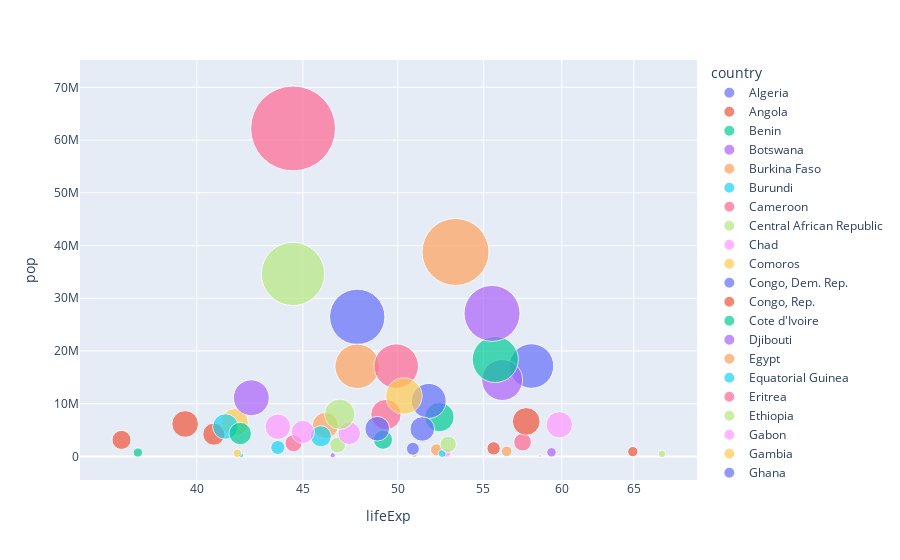

This figure's notebook cell:
### Code cell
fig = px.scatter(Assign6e.query("year==1977"), x="lifeExp", y="pop",
	         size="pop", color="country",
                 hover_name="country", log_x=True, size_max=60)
fig.show()

### Figure 1 — Plotly figure (JSON) as saved in the notebook; plotly's stock layout.template omitted (floating-point values rounded to 4 significant figures)
{"data": [{"hovertemplate": "<b>%{hovertext}</b><br><br>country=Algeria<br>lifeExp=%{x}<br>pop=%{marker.size}<extra></extra>", "hovertext": ["Algeria"], "legendgroup": "Algeria", "marker": {"color": "#636efa", "size": [17152804], "sizemode": "area", "sizeref": 17280.0, "symbol": "circle"}, "mode": "markers", "name": "Algeria", "orientation": "v", "showlegend": true, "type": "scatter", "x": [58.01], "xaxis": "x", "y": [17152804], "yaxis": "y"}, {"hovertemplate": "<b>%{hovertext}</b><br><br>country=Angola<br>lifeExp=%{x}<br>pop=%{marker.size}<extra></extra>", "hovertext": ["Angola"], "legendgroup": "Angola", "marker": {"color": "#EF553B", "size": [6162675], "sizemode": "area", "sizeref": 17280.0, "symbol": "circle"}, "mode": "markers", "name": "Angola", "orientation": "v", "showlegend": true, "type": "scatter", "x": [39.48], "xaxis": "x", "y": [6162675], "yaxis": "y"}, {"hovertemplate": "<b>%{hovertext}</b><br><br>country=Benin<br>lifeExp=%{x}<br>pop=%{marker.size}<extra></extra>", "hovertext": ["Benin"], "legendgroup": "Benin", "marker": {"color": "#00cc96", "size": [3168267], "sizemode": "area", "sizeref": 17280.0, "symbol": "circle"}, "mode": "markers", "name": "Benin", "orientation": "v", "showlegend": true, "type": "scatter", "x": [49.19], "xaxis": "x", "y": [3168267], "yaxis": "y"}, {"hovertemplate": "<b>%{hovertext}</b><br><br>country=Botswana<br>lifeExp=%{x}<br>pop=%{marker.size}<extra></extra>", "hovertext": ["Botswana"], "legendgroup": "Botswana", "marker": {"color": "#ab63fa", "size": [781472], "sizemode": "area", "sizeref": 17280.0, "symbol": "circle"}, "mode": "markers", "name": "Botswana", "orientation": "v", "showlegend": true, "type": "scatter", "x": [59.32], "xaxis": "x", "y": [781472], "yaxis": "y"}, {"hovertemplate": "<b>%{hovertext}</b><br><br>country=Burkina Faso<br>lifeExp=%{x}<br>pop=%{marker.size}<extra></extra>", "hovertext": ["Burkina Faso"], "legendgroup": "Burkina Faso", "marker": {"color": "#FFA15A", "size": [5889574], "sizemode": "area", "sizeref": 17280.0, "symbol": "circle"}, "mode": "markers", "name": "Burkina Faso", "orientation": "v", "showlegend": true, "type": "scatter", "x": [46.14], "xaxis": "x", "y": [5889574], "yaxis": "y"}, {"hovertemplate": "<b>%{hovertext}</b><br><br>country=Burundi<br>lifeExp=%{x}<br>pop=%{marker.size}<extra></extra>", "hovertext": ["Burundi"], "legendgroup": "Burundi", "marker": {"color": "#19d3f3", "size": [3834415], "sizemode": "area", "sizeref": 17280.0, "symbol": "circle"}, "mode": "markers", "name": "Burundi", "orientation": "v", "showlegend": true, "type": "scatter", "x": [45.91], "xaxis": "x", "y": [3834415], "yaxis": "y"}, {"hovertemplate": "<b>%{hovertext}</b><br><br>country=Cameroon<br>lifeExp=%{x}<br>pop=%{marker.size}<extra></extra>", "hovertext": ["Cameroon"], "legendgroup": "Cameroon", "marker": {"color": "#FF6692", "size": [7959865], "sizemode": "area", "sizeref": 17280.0, "symbol": "circle"}, "mode": "markers", "name": "Cameroon", "orientation": "v", "showlegend": true, "type": "scatter", "x": [49.35], "xaxis": "x", "y": [7959865], "yaxis": "y"}, {"hovertemplate": "<b>%{hovertext}</b><br><br>country=Central African Republic<br>lifeExp=%{x}<br>pop=%{marker.size}<extra></extra>", "hovertext": ["Central African Republic"], "legendgroup": "Central African Republic", "marker": {"color": "#B6E880", "size": [2167533], "sizemode": "area", "sizeref": 17280.0, "symbol": "circle"}, "mode": "markers", "name": "Central African Republic", "orientation": "v", "showlegend": true, "type": "scatter", "x": [46.77], "xaxis": "x", "y": [2167533], "yaxis": "y"}, {"hovertemplate": "<b>%{hovertext}</b><br><br>country=Chad<br>lifeExp=%{x}<br>pop=%{marker.size}<extra></extra>", "hovertext": ["Chad"], "legendgroup": "Chad", "marker": {"color": "#FF97FF", "size": [4388260], "sizemode": "area", "sizeref": 17280.0, "symbol": "circle"}, "mode": "markers", "name": "Chad", "orientation": "v", "showlegend": true, "type": "scatter", "x": [47.38], "xaxis": "x", "y": [4388260], "yaxis": "y"}, {"hovertemplate": "<b>%{hovertext}</b><br><br>country=Comoros<br>lifeExp=%{x}<br>pop=%{marker.size}<extra></extra>", "hovertext": ["Comoros"], "legendgroup": "Comoros", "marker": {"color": "#FECB52", "size": [304739], "sizemode": "area", "sizeref": 17280.0, "symbol": "circle"}, "mode": "markers", "name": "Comoros", "orientation": "v", "showlegend": true, "type": "scatter", "x": [50.94], "xaxis": "x", "y": [304739], "yaxis": "y"}, {"hovertemplate": "<b>%{hovertext}</b><br><br>country=Congo, Dem. Rep.<br>lifeExp=%{x}<br>pop=%{marker.size}<extra></extra>", "hovertext": ["Congo, Dem. Rep."], "legendgroup": "Congo, Dem. Rep.", "marker": {"color": "#636efa", "size": [26480870], "sizemode": "area", "sizeref": 17280.0, "symbol": "circle"}, "mode": "markers", "name": "Congo, Dem. Rep.", "orientation": "v", "showlegend": true, "type": "scatter", "x": [47.8], "xaxis": "x", "y": [26480870], "yaxis": "y"}, {"hovertemplate": "<b>%{hovertext}</b><br><br>country=Congo, Rep.<br>lifeExp=%{x}<br>pop=%{marker.size}<extra></extra>", "hovertext": ["Congo, Rep."], "legendgroup": "Congo, Rep.", "marker": {"color": "#EF553B", "size": [1536769], "sizemode": "area", "sizeref": 17280.0, "symbol": "circle"}, "mode": "markers", "name": "Congo, Rep.", "orientation": "v", "showlegend": true, "type": "scatter", "x": [55.62], "xaxis": "x", "y": [1536769], "yaxis": "y"}, {"hovertemplate": "<b>%{hovertext}</b><br><br>country=Cote d'Ivoire<br>lifeExp=%{x}<br>pop=%{marker.size}<extra></extra>", "hovertext": ["Cote d'Ivoire"], "legendgroup": "Cote d'Ivoire", "marker": {"color": "#00cc96", "size": [7459574], "sizemode": "area", "sizeref": 17280.0, "symbol": "circle"}, "mode": "markers", "name": "Cote d'Ivoire", "orientation": "v", "showlegend": true, "type": "scatter", "x": [52.37], "xaxis": "x", "y": [7459574], "yaxis": "y"}, {"hovertemplate": "<b>%{hovertext}</b><br><br>country=Djibouti<br>lifeExp=%{x}<br>pop=%{marker.size}<extra></extra>", "hovertext": ["Djibouti"], "legendgroup": "Djibouti", "marker": {"color": "#ab63fa", "size": [228694], "sizemode": "area", "sizeref": 17280.0, "symbol": "circle"}, "mode": "markers", "name": "Djibouti", "orientation": "v", "showlegend": true, "type": "scatter", "x": [46.52], "xaxis": "x", "y": [228694], "yaxis": "y"}, {"hovertemplate": "<b>%{hovertext}</b><br><br>country=Egypt<br>lifeExp=%{x}<br>pop=%{marker.size}<extra></extra>", "hovertext": ["Egypt"], "legendgroup": "Egypt", "marker": {"color": "#FFA15A", "size": [38783863], "sizemode": "area", "sizeref": 17280.0, "symbol": "circle"}, "mode": "markers", "name": "Egypt", "orientation": "v", "showlegend": true, "type": "scatter", "x": [53.32], "xaxis": "x", "y": [38783863], "yaxis": "y"}, {"hovertemplate": "<b>%{hovertext}</b><br><br>country=Equatorial Guinea<br>lifeExp=%{x}<br>pop=%{marker.size}<extra></extra>", "hovertext": ["Equatorial Guinea"], "legendgroup": "Equatorial Guinea", "marker": {"color": "#19d3f3", "size": [192675], "sizemode": "area", "sizeref": 17280.0, "symbol": "circle"}, "mode": "markers", "name": "Equatorial Guinea", "orientation": "v", "showlegend": true, "type": "scatter", "x": [42.02], "xaxis": "x", "y": [192675], "yaxis": "y"}, {"hovertemplate": "<b>%{hovertext}</b><br><br>country=Eritrea<br>lifeExp=%{x}<br>pop=%{marker.size}<extra></extra>", "hovertext": ["Eritrea"], "legendgroup": "Eritrea", "marker": {"color": "#FF6692", "size": [2512642], "sizemode": "area", "sizeref": 17280.0, "symbol": "circle"}, "mode": "markers", "name": "Eritrea", "orientation": "v", "showlegend": true, "type": "scatter", "x": [44.53], "xaxis": "x", "y": [2512642], "yaxis": "y"}, {"hovertemplate": "<b>%{hovertext}</b><br><br>country=Ethiopia<br>lifeExp=%{x}<br>pop=%{marker.size}<extra></extra>", "hovertext": ["Ethiopia"], "legendgroup": "Ethiopia", "marker": {"color": "#B6E880", "size": [34617799], "sizemode": "area", "sizeref": 17280.0, "symbol": "circle"}, "mode": "markers", "name": "Ethiopia", "orientation": "v", "showlegend": true, "type": "scatter", "x": [44.51], "xaxis": "x", "y": [34617799], "yaxis": "y"}, {"hovertemplate": "<b>%{hovertext}</b><br><br>country=Gabon<br>lifeExp=%{x}<br>pop=%{marker.size}<extra></extra>", "hovertext": ["Gabon"], "legendgroup": "Gabon", "marker": {"color": "#FF97FF", "size": [706367], "sizemode": "area", "sizeref": 17280.0, "symbol": "circle"}, "mode": "markers", "name": "Gabon", "orientation": "v", "showlegend": true, "type": "scatter", "x": [52.79], "xaxis": "x", "y": [706367], "yaxis": "y"}, {"hovertemplate": "<b>%{hovertext}</b><br><br>country=Gambia<br>lifeExp=%{x}<br>pop=%{marker.size}<extra></extra>", "hovertext": ["Gambia"], "legendgroup": "Gambia", "marker": {"color": "#FECB52", "size": [608274], "sizemode": "area", "sizeref": 17280.0, "symbol": "circle"}, "mode": "markers", "name": "Gambia", "orientation": "v", "showlegend": true, "type": "scatter", "x": [41.84], "xaxis": "x", "y": [608274], "yaxis": "y"}, {"hovertemplate": "<b>%{hovertext}</b><br><br>country=Ghana<br>lifeExp=%{x}<br>pop=%{marker.size}<extra></extra>", "hovertext": ["Ghana"], "legendgroup": "Ghana", "marker": {"color": "#636efa", "size": [10538093], "sizemode": "area", "sizeref": 17280.0, "symbol": "circle"}, "mode": "markers", "name": "Ghana", "orientation": "v", "showlegend": true, "type": "scatter", "x": [51.76], "xaxis": "x", "y": [10538093], "yaxis": "y"}, {"hovertemplate": "<b>%{hovertext}</b><br><br>country=Guinea<br>lifeExp=%{x}<br>pop=%{marker.size}<extra></extra>", "hovertext": ["Guinea"], "legendgroup": "Guinea", "marker": {"color": "#EF553B", "size": [4227026], "sizemode": "area", "sizeref": 17280.0, "symbol": "circle"}, "mode": "markers", "name": "Guinea", "orientation": "v", "showlegend": true, "type": "scatter", "x": [40.76], "xaxis": "x", "y": [4227026], "yaxis": "y"}, {"hovertemplate": "<b>%{hovertext}</b><br><br>country=Guinea-Bissau<br>lifeExp=%{x}<br>pop=%{marker.size}<extra></extra>", "hovertext": ["Guinea-Bissau"], "legendgroup": "Guinea-Bissau", "marker": {"color": "#00cc96", "size": [745228], "sizemode": "area", "sizeref": 17280.0, "symbol": "circle"}, "mode": "markers", "name": "Guinea-Bissau", "orientation": "v", "showlegend": true, "type": "scatter", "x": [37.47], "xaxis": "x", "y": [745228], "yaxis": "y"}, {"hovertemplate": "<b>%{hovertext}</b><br><br>country=Kenya<br>lifeExp=%{x}<br>pop=%{marker.size}<extra></extra>", "hovertext": ["Kenya"], "legendgroup": "Kenya", "marker": {"color": "#ab63fa", "size": [14500404], "sizemode": "area", "sizeref": 17280.0, "symbol": "circle"}, "mode": "markers", "name": "Kenya", "orientation": "v", "showlegend": true, "type": "scatter", "x": [56.16], "xaxis": "x", "y": [14500404], "yaxis": "y"}, {"hovertemplate": "<b>%{hovertext}</b><br><br>country=Lesotho<br>lifeExp=%{x}<br>pop=%{marker.size}<extra></extra>", "hovertext": ["Lesotho"], "legendgroup": "Lesotho", "marker": {"color": "#FFA15A", "size": [1251524], "sizemode": "area", "sizeref": 17280.0, "symbol": "circle"}, "mode": "markers", "name": "Lesotho", "orientation": "v", "showlegend": true, "type": "scatter", "x": [52.21], "xaxis": "x", "y": [1251524], "yaxis": "y"}, {"hovertemplate": "<b>%{hovertext}</b><br><br>country=Liberia<br>lifeExp=%{x}<br>pop=%{marker.size}<extra></extra>", "hovertext": ["Liberia"], "legendgroup": "Liberia", "marker": {"color": "#19d3f3", "size": [1703617], "sizemode": "area", "sizeref": 17280.0, "symbol": "circle"}, "mode": "markers", "name": "Liberia", "orientation": "v", "showlegend": true, "type": "scatter", "x": [43.76], "xaxis": "x", "y": [1703617], "yaxis": "y"}, {"hovertemplate": "<b>%{hovertext}</b><br><br>country=Libya<br>lifeExp=%{x}<br>pop=%{marker.size}<extra></extra>", "hovertext": ["Libya"], "legendgroup": "Libya", "marker": {"color": "#FF6692", "size": [2721783], "sizemode": "area", "sizeref": 17280.0, "symbol": "circle"}, "mode": "markers", "name": "Libya", "orientation": "v", "showlegend": true, "type": "scatter", "x": [57.44], "xaxis": "x", "y": [2721783], "yaxis": "y"}, {"hovertemplate": "<b>%{hovertext}</b><br><br>country=Madagascar<br>lifeExp=%{x}<br>pop=%{marker.size}<extra></extra>", "hovertext": ["Madagascar"], "legendgroup": "Madagascar", "marker": {"color": "#B6E880", "size": [8007166], "sizemode": "area", "sizeref": 17280.0, "symbol": "circle"}, "mode": "markers", "name": "Madagascar", "orientation": "v", "showlegend": true, "type": "scatter", "x": [46.88], "xaxis": "x", "y": [8007166], "yaxis": "y"}, {"hovertemplate": "<b>%{hovertext}</b><br><br>country=Malawi<br>lifeExp=%{x}<br>pop=%{marker.size}<extra></extra>", "hovertext": ["Malawi"], "legendgroup": "Malawi", "marker": {"color": "#FF97FF", "size": [5637246], "sizemode": "area", "sizeref": 17280.0, "symbol": "circle"}, "mode": "markers", "name": "Malawi", "orientation": "v", "showlegend": true, "type": "scatter", "x": [43.77], "xaxis": "x", "y": [5637246], "yaxis": "y"}, {"hovertemplate": "<b>%{hovertext}</b><br><br>country=Mali<br>lifeExp=%{x}<br>pop=%{marker.size}<extra></extra>", "hovertext": ["Mali"], "legendgroup": "Mali", "marker": {"color": "#FECB52", "size": [6491649], "sizemode": "area", "sizeref": 17280.0, "symbol": "circle"}, "mode": "markers", "name": "Mali", "orientation": "v", "showlegend": true, "type": "scatter", "x": [41.71], "xaxis": "x", "y": [6491649], "yaxis": "y"}, {"hovertemplate": "<b>%{hovertext}</b><br><br>country=Mauritania<br>lifeExp=%{x}<br>pop=%{marker.size}<extra></extra>", "hovertext": ["Mauritania"], "legendgroup": "Mauritania", "marker": {"color": "#636efa", "size": [1456688], "sizemode": "area", "sizeref": 17280.0, "symbol": "circle"}, "mode": "markers", "name": "Mauritania", "orientation": "v", "showlegend": true, "type": "scatter", "x": [50.85], "xaxis": "x", "y": [1456688], "yaxis": "y"}, {"hovertemplate": "<b>%{hovertext}</b><br><br>country=Mauritius<br>lifeExp=%{x}<br>pop=%{marker.size}<extra></extra>", "hovertext": ["Mauritius"], "legendgroup": "Mauritius", "marker": {"color": "#EF553B", "size": [913025], "sizemode": "area", "sizeref": 17280.0, "symbol": "circle"}, "mode": "markers", "name": "Mauritius", "orientation": "v", "showlegend": true, "type": "scatter", "x": [64.93], "xaxis": "x", "y": [913025], "yaxis": "y"}, {"hovertemplate": "<b>%{hovertext}</b><br><br>country=Morocco<br>lifeExp=%{x}<br>pop=%{marker.size}<extra></extra>", "hovertext": ["Morocco"], "legendgroup": "Morocco", "marker": {"color": "#00cc96", "size": [18396941], "sizemode": "area", "sizeref": 17280.0, "symbol": "circle"}, "mode": "markers", "name": "Morocco", "orientation": "v", "showlegend": true, "type": "scatter", "x": [55.73], "xaxis": "x", "y": [18396941], "yaxis": "y"}, {"hovertemplate": "<b>%{hovertext}</b><br><br>country=Mozambique<br>lifeExp=%{x}<br>pop=%{marker.size}<extra></extra>", "hovertext": ["Mozambique"], "legendgroup": "Mozambique", "marker": {"color": "#ab63fa", "size": [11127868], "sizemode": "area", "sizeref": 17280.0, "symbol": "circle"}, "mode": "markers", "name": "Mozambique", "orientation": "v", "showlegend": true, "type": "scatter", "x": [42.49], "xaxis": "x", "y": [11127868], "yaxis": "y"}, {"hovertemplate": "<b>%{hovertext}</b><br><br>country=Namibia<br>lifeExp=%{x}<br>pop=%{marker.size}<extra></extra>", "hovertext": ["Namibia"], "legendgroup": "Namibia", "marker": {"color": "#FFA15A", "size": [977026], "sizemode": "area", "sizeref": 17280.0, "symbol": "circle"}, "mode": "markers", "name": "Namibia", "orientation": "v", "showlegend": true, "type": "scatter", "x": [56.44], "xaxis": "x", "y": [977026], "yaxis": "y"}, {"hovertemplate": "<b>%{hovertext}</b><br><br>country=Niger<br>lifeExp=%{x}<br>pop=%{marker.size}<extra></extra>", "hovertext": ["Niger"], "legendgroup": "Niger", "marker": {"color": "#19d3f3", "size": [5682086], "sizemode": "area", "sizeref": 17280.0, "symbol": "circle"}, "mode": "markers", "name": "Niger", "orientation": "v", "showlegend": true, "type": "scatter", "x": [41.29], "xaxis": "x", "y": [5682086], "yaxis": "y"}, {"hovertemplate": "<b>%{hovertext}</b><br><br>country=Nigeria<br>lifeExp=%{x}<br>pop=%{marker.size}<extra></extra>", "hovertext": ["Nigeria"], "legendgroup": "Nigeria", "marker": {"color": "#FF6692", "size": [62209173], "sizemode": "area", "sizeref": 17280.0, "symbol": "circle"}, "mode": "markers", "name": "Nigeria", "orientation": "v", "showlegend": true, "type": "scatter", "x": [44.51], "xaxis": "x", "y": [62209173], "yaxis": "y"}, {"hovertemplate": "<b>%{hovertext}</b><br><br>country=Reunion<br>lifeExp=%{x}<br>pop=%{marker.size}<extra></extra>", "hovertext": ["Reunion"], "legendgroup": "Reunion", "marker": {"color": "#B6E880", "size": [492095], "sizemode": "area", "sizeref": 17280.0, "symbol": "circle"}, "mode": "markers", "name": "Reunion", "orientation": "v", "showlegend": true, "type": "scatter", "x": [67.06], "xaxis": "x", "y": [492095], "yaxis": "y"}, {"hovertemplate": "<b>%{hovertext}</b><br><br>country=Rwanda<br>lifeExp=%{x}<br>pop=%{marker.size}<extra></extra>", "hovertext": ["Rwanda"], "legendgroup": "Rwanda", "marker": {"color": "#FF97FF", "size": [4657072], "sizemode": "area", "sizeref": 17280.0, "symbol": "circle"}, "mode": "markers", "name": "Rwanda", "orientation": "v", "showlegend": true, "type": "scatter", "x": [45], "xaxis": "x", "y": [4657072], "yaxis": "y"}, {"hovertemplate": "<b>%{hovertext}</b><br><br>country=Sao Tome and Principe<br>lifeExp=%{x}<br>pop=%{marker.size}<extra></extra>", "hovertext": ["Sao Tome and Principe"], "legendgroup": "Sao Tome and Principe", "marker": {"color": "#FECB52", "size": [86796], "sizemode": "area", "sizeref": 17280.0, "symbol": "circle"}, "mode": "markers", "name": "Sao Tome and Principe", "orientation": "v", "showlegend": true, "type": "scatter", "x": [58.55], "xaxis": "x", "y": [86796], "yaxis": "y"}, {"hovertemplate": "<b>%{hovertext}</b><br><br>country=Senegal<br>lifeExp=%{x}<br>pop=%{marker.size}<extra></extra>", "hovertext": ["Senegal"], "legendgroup": "Senegal", "marker": {"color": "#636efa", "size": [5260855], "sizemode": "area", "sizeref": 17280.0, "symbol": "circle"}, "mode": "markers", "name": "Senegal", "orientation": "v", "showlegend": true, "type": "scatter", "x": [48.88], "xaxis": "x", "y": [5260855], "yaxis": "y"}, {"hovertemplate": "<b>%{hovertext}</b><br><br>country=Sierra Leone<br>lifeExp=%{x}<br>pop=%{marker.size}<extra></extra>", "hovertext": ["Sierra Leone"], "legendgroup": "Sierra Leone", "marker": {"color": "#EF553B", "size": [3140897], "sizemode": "area", "sizeref": 17280.0, "symbol": "circle"}, "mode": "markers", "name": "Sierra Leone", "orientation": "v", "showlegend": true, "type": "scatter", "x": [36.79], "xaxis": "x", "y": [3140897], "yaxis": "y"}, {"hovertemplate": "<b>%{hovertext}</b><br><br>country=Somalia<br>lifeExp=%{x}<br>pop=%{marker.size}<extra></extra>", "hovertext": ["Somalia"], "legendgroup": "Somalia", "marker": {"color": "#00cc96", "size": [4353666], "sizemode": "area", "sizeref": 17280.0, "symbol": "circle"}, "mode": "markers", "name": "Somalia", "orientation": "v", "showlegend": true, "type": "scatter", "x": [41.97], "xaxis": "x", "y": [4353666], "yaxis": "y"}, {"hovertemplate": "<b>%{hovertext}</b><br><br>country=South Africa<br>lifeExp=%{x}<br>pop=%{marker.size}<extra></extra>", "hovertext": ["South Africa"], "legendgroup": "South Africa", "marker": {"color": "#ab63fa", "size": [27129932], "sizemode": "area", "sizeref": 17280.0, "symbol": "circle"}, "mode": "markers", "name": "South Africa", "orientation": "v", "showlegend": true, "type": "scatter", "x": [55.53], "xaxis": "x", "y": [27129932], "yaxis": "y"}, {"hovertemplate": "<b>%{hovertext}</b><br><br>country=Sudan<br>lifeExp=%{x}<br>pop=%{marker.size}<extra></extra>", "hovertext": ["Sudan"], "legendgroup": "Sudan", "marker": {"color": "#FFA15A", "size": [17104986], "sizemode": "area", "sizeref": 17280.0, "symbol": "circle"}, "mode": "markers", "name": "Sudan", "orientation": "v", "showlegend": true, "type": "scatter", "x": [47.8], "xaxis": "x", "y": [17104986], "yaxis": "y"}, {"hovertemplate": "<b>%{hovertext}</b><br><br>country=Swaziland<br>lifeExp=%{x}<br>pop=%{marker.size}<extra></extra>", "hovertext": ["Swaziland"], "legendgroup": "Swaziland", "marker": {"color": "#19d3f3", "size": [551425], "sizemode": "area", "sizeref": 17280.0, "symbol": "circle"}, "mode": "markers", "name": "Swaziland", "orientation": "v", "showlegend": true, "type": "scatter", "x": [52.54], "xaxis": "x", "y": [551425], "yaxis": "y"}, {"hovertemplate": "<b>%{hovertext}</b><br><br>country=Tanzania<br>lifeExp=%{x}<br>pop=%{marker.size}<extra></extra>", "hovertext": ["Tanzania"], "legendgroup": "Tanzania", "marker": {"color": "#FF6692", "size": [17129565], "sizemode": "area", "sizeref": 17280.0, "symbol": "circle"}, "mode": "markers", "name": "Tanzania", "orientation": "v", "showlegend": true, "type": "scatter", "x": [49.92], "xaxis": "x", "y": [17129565], "yaxis": "y"}, {"hovertemplate": "<b>%{hovertext}</b><br><br>country=Togo<br>lifeExp=%{x}<br>pop=%{marker.size}<extra></extra>", "hovertext": ["Togo"], "legendgroup": "Togo", "marker": {"color": "#B6E880", "size": [2308582], "sizemode": "area", "sizeref": 17280.0, "symbol": "circle"}, "mode": "markers", "name": "Togo", "orientation": "v", "showlegend": true, "type": "scatter", "x": [52.89], "xaxis": "x", "y": [2308582], "yaxis": "y"}, {"hovertemplate": "<b>%{hovertext}</b><br><br>country=Tunisia<br>lifeExp=%{x}<br>pop=%{marker.size}<extra></extra>", "hovertext": ["Tunisia"], "legendgroup": "Tunisia", "marker": {"color": "#FF97FF", "size": [6005061], "sizemode": "area", "sizeref": 17280.0, "symbol": "circle"}, "mode": "markers", "name": "Tunisia", "orientation": "v", "showlegend": true, "type": "scatter", "x": [59.84], "xaxis": "x", "y": [6005061], "yaxis": "y"}, {"hovertemplate": "<b>%{hovertext}</b><br><br>country=Uganda<br>lifeExp=%{x}<br>pop=%{marker.size}<extra></extra>", "hovertext": ["Uganda"], "legendgroup": "Uganda", "marker": {"color": "#FECB52", "size": [11457758], "sizemode": "area", "sizeref": 17280.0, "symbol": "circle"}, "mode": "markers", "name": "Uganda", "orientation": "v", "showlegend": true, "type": "scatter", "x": [50.35], "xaxis": "x", "y": [11457758], "yaxis": "y"}, {"hovertemplate": "<b>%{hovertext}</b><br><br>country=Zambia<br>lifeExp=%{x}<br>pop=%{marker.size}<extra></extra>", "hovertext": ["Zambia"], "legendgroup": "Zambia", "marker": {"color": "#636efa", "size": [5216550], "sizemode": "area", "sizeref": 17280.0, "symbol": "circle"}, "mode": "markers", "name": "Zambia", "orientation": "v", "showlegend": true, "type": "scatter", "x": [51.39], "xaxis": "x", "y": [5216550], "yaxis": "y"}, {"hovertemplate": "<b>%{hovertext}</b><br><br>country=Zimbabwe<br>lifeExp=%{x}<br>pop=%{marker.size}<extra></extra>", "hovertext": ["Zimbabwe"], "legendgroup": "Zimbabwe", "marker": {"color": "#EF553B", "size": [6642107], "sizemode": "area", "sizeref": 17280.0, "symbol": "circle"}, "mode": "markers", "name": "Zimbabwe", "orientation": "v", "showlegend": true, "type": "scatter", "x": [57.67], "xaxis": "x", "y": [6642107], "yaxis": "y"}], "layout": {"legend": {"itemsizing": "constant", "title": {"text": "country"}, "tracegroupgap": 0}, "margin": {"t": 60}, "xaxis": {"anchor": "y", "domain": [0, 1], "title": {"text": "lifeExp"}, "type": "log"}, "yaxis": {"anchor": "x", "domain": [0, 1], "title": {"text": "pop"}}}}
